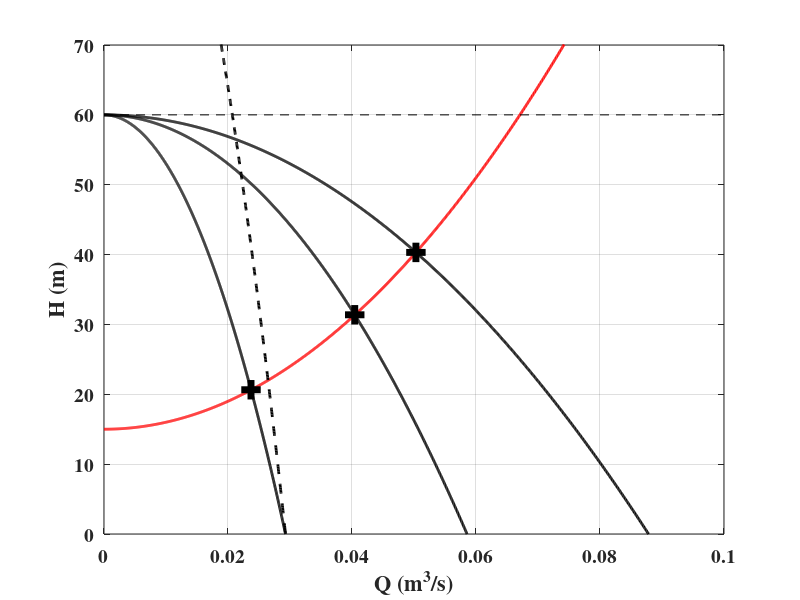

Write MATLAB code to recreate this figure.
function TheoryParallelConnection_SamePumps

Ap = 60;
Bp = 70000;
As = 15;
Bs = 10000;

Qlim = sqrt(Ap/Bp);
Q1   = linspace(0,Qlim,1000);
Q2   = linspace(0,2*Qlim,1000);
Q3   = linspace(0,3*Qlim,1000);
Qs   = linspace(0,0.08,1000);

Hp1 = Ap - Bp*Q1.^2;
Hp2 = Ap - (Bp/2^2)*Q2.^2;
Hp3 = Ap - (Bp/3^2)*Q3.^2;

Hp2s = 2*Ap - 2*Bp*Q1.^2;

Hs  = As + Bs*Qs.^2;

figure(11); hold on;
p1=plot(Q1,Hp1);
p2=plot(Q2,Hp2);
p3=plot(Q3,Hp3);
p4=plot(Qs,Hs);

p5=plot(Q1,Hp2s);
set(p5,'LineWidth',2,'Color',[0 0 0],'LineStyle','--');

p12=plot([0.05031],[40.31]);
p13=plot([0.04044],[31.38]);
p14=plot([0.02371],[20.65]);

pi=plot([0 0.1], [60 60]);
set(pi,'LineWidth',0.5,'Color',[0 0 0],'LineStyle','--');

set(p1,'LineWidth',2,'Color',[0 0 0]);
set(p2,'LineWidth',2,'Color',[0 0 0]);
set(p3,'LineWidth',2,'Color',[0 0 0]);
set(p4,'LineWidth',2,'Color',[1 0 0]);
set(p12,'LineWidth',5,'Color',[0 0 0],'LineStyle','none','Marker','+','MarkerSize',14);
set(p13,'LineWidth',5,'Color',[0 0 0],'LineStyle','none','Marker','+','MarkerSize',14);
set(p14,'LineWidth',5,'Color',[0 0 0],'LineStyle','none','Marker','+','MarkerSize',14);

set(gca,'Box','on','XGrid','on','YGrid','on','YLim',[0 70]);
set(gca,'FontName','Times','FontSize',14,'FontWeight','bold');

xlab=xlabel('Q (m^3/s)');
set(xlab,'FontName','Times','FontSize',16,'FontWeight','bold','FontAngle','normal');
ylab=ylabel('H (m)');
set(ylab,'FontName','Times','FontSize',16,'FontWeight','bold','FontAngle','normal');